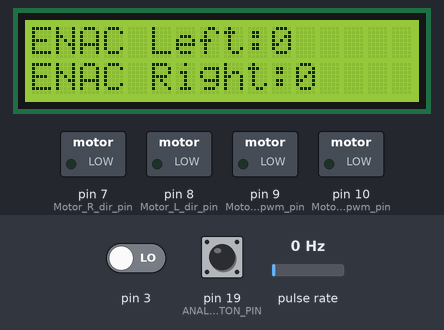
This sketch was run on a simulated Arduino Mega 2560, built with avr-gcc and run on an emulated ATmega2560. On the bench: 16×2 character LCD, switched loads named in the sketch (green lamp = pin HIGH). Wiring (inferred from the names in the program): pulse sensor: data pin 2. The inputs (shaded band) are chosen by the test bench; at power-on: pulse rate 0 Hz, pin 19 (ANALOG_BUTTON_PIN) HIGH, pin 3 LOW. What the sketch prints to the serial monitor is not drawn.

Above: at 1.2 s.
1.3 s: pulse rate (sensor on pin 2) set to 196 Hz
At 1.41 s:
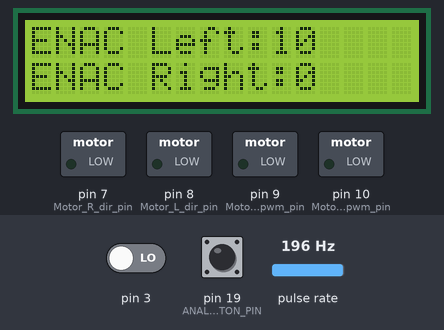
4.3 s: pin 19 (ANALOG_BUTTON_PIN) pulled LOW for 0.15 s
At 4.32 s:
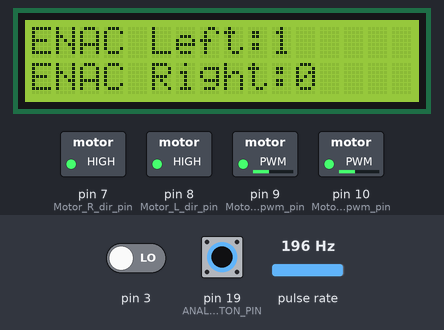
5.0 s: pin 3 driven HIGH
At 5.05 s:
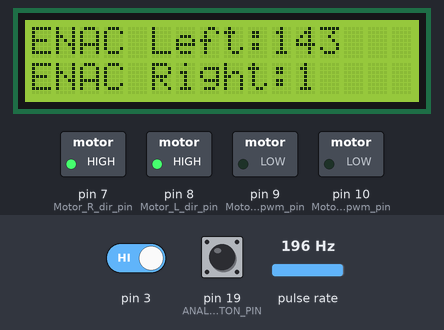
6.7 s: pulse rate (sensor on pin 2) set to 150 Hz
At 6.73 s:
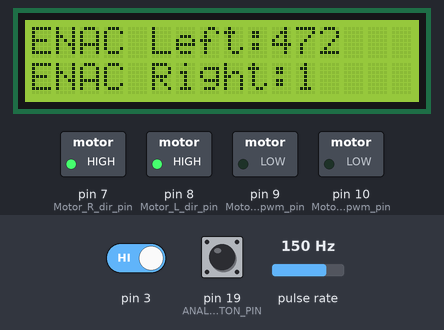
9.7 s: pin 19 (ANALOG_BUTTON_PIN) pulled LOW for 1 s
At 9.82 s:
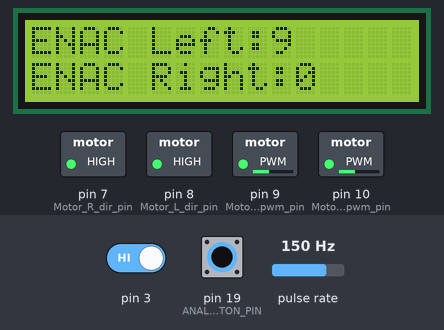
11.3 s: pulse rate (sensor on pin 2) set to 196 Hz
At 18.7 s:
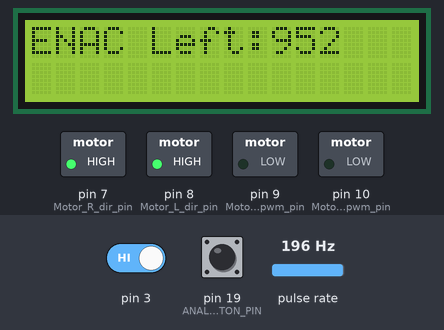
Timing chart, 0 to 20.2 s (numbered marks = the images above; inputs shaded):
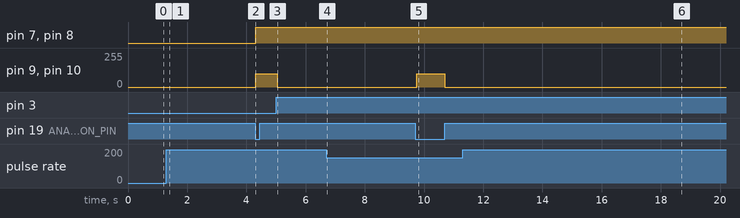

The sketch:

racing_ready_code_2_distance.ino
```cpp
#include <LiquidCrystal.h>

// Motor pins
#define Motor_forward   1
#define Motor_return    0
#define Motor_L_dir_pin 8
#define Motor_R_dir_pin 7
#define Motor_L_pwm_pin 10
#define Motor_R_pwm_pin 9

// Joystick pins
#define ANALOG_X_PIN A8
#define ANALOG_Y_PIN A9
#define ANALOG_BUTTON_PIN 19


int pressCount = 0;// this is to display press count on the screen
volatile unsigned long lastInterruptTime = 0; // this is to elemenate boutton press debounce
volatile long encoderCount_left = 0;
volatile long encoderCount_right = 0;
float distperpuls = 1.4;
int travelDist = 100;// travelling distance in mm
int targetPulsCount = (int)(travelDist * distperpuls);

bool motorRunning = false;


struct Button { // we created this button stucture just like an class to handle button press later
  bool pressed = false;
};

struct Joystick { // Joystick object(structure) to handle joystic direction and button press
  int x = 0;
  int y = 0;
  Button button; // creating a new button object from the Button class.
};

int maxX[] = {0,522,1023}; // These are the left maximum , middle and right maximum analog values of the joystic direction in X axis
int maxY[] = {0,494,1023}; // These are the left maximum , middle and right maximum analog values of the joystic direction in y axis
volatile bool buttonPressedFlag = false;  // ISR sets this flag to identify button pressed , so loop can uodate the display

// LCD
const int rs = 37, en = 36, d4 = 35, d5 = 34, d6 = 33, d7 = 32; // definiing LCD screen pins
LiquidCrystal lcd(rs, en, d4, d5, d6, d7); // Creating LiquidCrystal object from imported class from the library at the top,  by passing LCD screen pins.

void setup() {
  lcd.begin(16, 2); // starting lcd screeen

  pinMode(ANALOG_BUTTON_PIN, INPUT_PULLUP);  //adding input pullup to JoystickButtonPress pin
  attachInterrupt(digitalPinToInterrupt(ANALOG_BUTTON_PIN), joyPressed, FALLING); //ISR adding at falling edge so ISR function joyPressed function called after press completes.

  pinMode(Motor_L_dir_pin, OUTPUT); // Left motor direction pin as output
  pinMode(Motor_R_dir_pin, OUTPUT); // Right motor direction pin as output
  pinMode(Motor_L_pwm_pin, OUTPUT); // Left motor power(speed) pin as output
  pinMode(Motor_R_pwm_pin, OUTPUT); // Right motor power(speed) pin as output

  pinMode(2, INPUT_PULLUP);//encoder pin initialize
  attachInterrupt(digitalPinToInterrupt(2), countEncoder_left, RISING);
  attachInterrupt(digitalPinToInterrupt(3), countEncoder_right, RISING);
  Serial.begin(9600);// starting serial monitor
}

void loop() {
  if (buttonPressedFlag) {
    buttonPressedFlag = false;

    encoderCount_left = 0;  // reset before starting
    encoderCount_right = 0;

    digitalWrite(Motor_L_dir_pin, HIGH);  // forward
    digitalWrite(Motor_R_dir_pin, HIGH);
    analogWrite(Motor_L_pwm_pin, 100);
    analogWrite(Motor_R_pwm_pin, 100);
    motorRunning = true;
  }

  // Stop motor when target reached
  if (motorRunning && encoderCount_left >= targetPulsCount) {
    analogWrite(Motor_L_pwm_pin, 0);
    analogWrite(Motor_R_pwm_pin, 0);
    motorRunning = false;
  }

  // Update LCD
  lcd.clear();
  lcd.setCursor(0, 0);
  lcd.print("ENAC Left:");
  lcd.print(encoderCount_left);

  lcd.setCursor(0, 1);
  lcd.print("ENAC Right:");
  lcd.print(encoderCount_right);

  delay(50); // small delay is okay
}


// -------- Functions --------

int readAnalogAxisLevel(int pin) {
  return map(analogRead(pin), 0, 1023, 0, 255);
}

bool isAnalogButtonPressed(int pin) {
  return digitalRead(pin) == LOW;
}

int* joystickPercentages(int x, int y){
  int xDifferece = x-maxX[1];// checking difference from middle(1 element is the middle of maxX array)
  int yDifferece = y-maxY[1];// checking difference from middle(1 element is the middle of maxY array)


  static int joystickPercentageValues[2]; // must be static to return pointer


  //calculating percentages comparing current x value and max values
  if(xDifferece > 0){
    joystickPercentageValues[0] = (int)(100.0 * xDifferece / (maxX[2]-maxX[1]));
  }else{
    joystickPercentageValues[0] = (int)(100.0 * xDifferece / (maxX[1]-maxX[0]));
  }

 //calculating percentages comparing current y value and max values
  if(yDifferece > 0){
    joystickPercentageValues[1] = (int)(100.0 * yDifferece / (maxY[2]-maxY[1]));
  }else{
    joystickPercentageValues[1] = (int)(100.0 * yDifferece / (maxY[1]-maxY[0]));
  }


  return joystickPercentageValues;
}

int motorSpeed(int percentage){
  return abs(255*percentage/100);
}

// ISR to fire when joystick button presses
void joyPressed(){
  unsigned long interruptTime = millis();
  if (interruptTime - lastInterruptTime > 200) {
    pressCount++;
    Serial.println(pressCount);
    lastInterruptTime = interruptTime;
    lcd.clear();
    lcd.setCursor(0, 0);
    lcd.print("Push Counter:");
    lcd.setCursor(0, 1);
    lcd.print(pressCount);
    buttonPressedFlag = true;
  }
}


void runMotors() {


  /*// Motor backward
  digitalWrite(Motor_R_dir_pin, Motor_return);
  digitalWrite(Motor_L_dir_pin, Motor_return);
  analogWrite(Motor_R_pwm_pin, 255);
  analogWrite(Motor_L_pwm_pin, 255);
  delay(2000);*/

  // Motor forward
  digitalWrite(Motor_R_dir_pin, Motor_forward);
  digitalWrite(Motor_L_dir_pin, Motor_forward);
  analogWrite(Motor_R_pwm_pin, 100);
  analogWrite(Motor_L_pwm_pin, 100);


  // Stop motors
  analogWrite(Motor_R_pwm_pin, 0);
  analogWrite(Motor_L_pwm_pin, 0);


}


void countEncoder_left() {
  encoderCount_left++;
  Serial.println(encoderCount_left); // ISR increments count
}

void countEncoder_right() {
  encoderCount_right++;
  Serial.println(encoderCount_right); // ISR increments count
}

/*void runMotors() {


  // Motor backward
  digitalWrite(Motor_R_dir_pin, Motor_return);  //setting Right motor direction
  digitalWrite(Motor_L_dir_pin, Motor_return);  //setting Left motor direction
  analogWrite(Motor_R_pwm_pin, 100);   //setting Right motor speed
  analogWrite(Motor_L_pwm_pin, 100);   //setting Left motor speed
  delay(2000);//stop doing any changes for 2secons , in this time motor receives current in above set config

  // Motor forward
  digitalWrite(Motor_R_dir_pin, Motor_forward);
  digitalWrite(Motor_L_dir_pin, Motor_forward);
  analogWrite(Motor_R_pwm_pin, 100);
  analogWrite(Motor_L_pwm_pin, 100);
  delay(2000);

  // Stop motors
  analogWrite(Motor_R_pwm_pin, 0);
  analogWrite(Motor_L_pwm_pin, 0);


}*/
```

Measured:
- after the input at 1.3 s, the display: changes after 0.10 s (image 1)
- after the input at 4.3 s, pin 7 (Motor_R_dir_pin), pin 8 (Motor_L_dir_pin): LOW → HIGH at once; pin 9 (Motor_R_pwm_pin), pin 10 (Motor_L_pwm_pin): 0/255 → 100/255 at once
- after the input at 9.7 s, pin 9 (Motor_R_pwm_pin), pin 10 (Motor_L_pwm_pin): 0/255 → 100/255 after 0.05 s, → 0/255 0.95 s later; the display: first changes at once (image 5 shows a later state)
